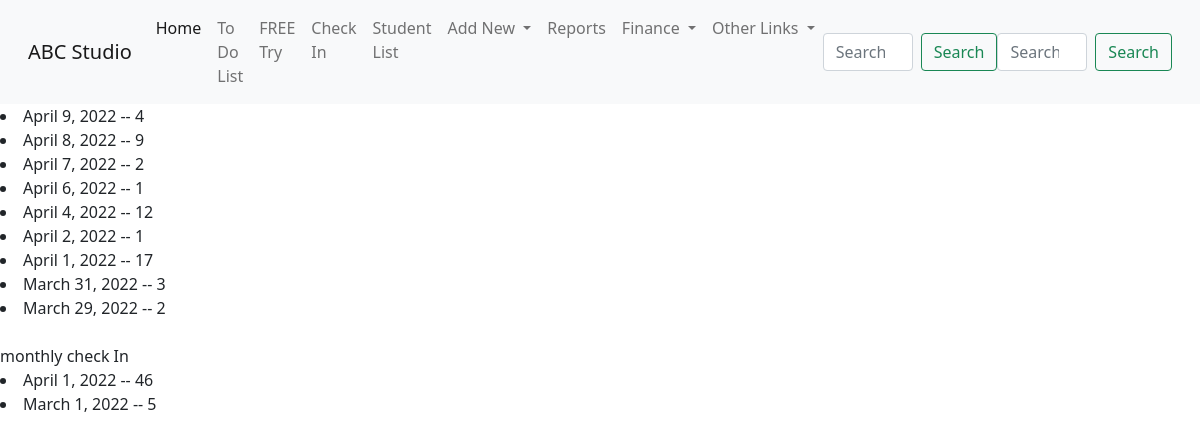
/customerAttendance/, run on the app's committed database.
### student/models.py (models this page shows, shortened)
class checkInData(models.Model):
    checkInSeq = models.AutoField(primary_key=True)
    studentId = models.IntegerField()
    checkIn = models.IntegerField(default=1 , editable=False)
    checkInDate = models.DateField(default=datetime.now , editable=False)

### student/views.py (the view)
# urls.py: path('customerAttendance/',views.customerAttendance , name='customerAttendance'),
def customerAttendance(request):
    totalCheckInMonthly = checkInData.objects.annotate(month = TruncMonth('checkInDate')).values('month').annotate(tCheck = Count('checkInSeq')).order_by('-month')
    checkInTotal = checkInData.objects.values('checkInDate').annotate(countCheck = Count('checkInSeq')).order_by('-checkInDate')
    conte = {'checkInTotal':checkInTotal,'totalCheckInMonthly':totalCheckInMonthly}
    return render(request,'student/checkInReport.html',conte)

### student/templates/student/checkInReport.html (shortened to what this page needs)
{% extends 'student/base.html' %}
{% load static %}
{% block content %}
{% for x in  checkInTotal %}
<li>{{x.checkInDate}} -- {{x.countCheck}}</li>
{% endfor %}
<br>
monthly check In
{% for x in  totalCheckInMonthly %}
<li>{{x.month}} -- {{x.tCheck}}</li>
{% endfor %}
{% endblock  %}

### data on the page
checkInData: checkInDate "April 6, 2022", countCheck "1"
checkInData: checkInDate "April 2, 2022", countCheck "1"
checkInData: checkInDate "April 1, 2022", countCheck "17"
checkInData: checkInDate "March 31, 2022", countCheck "3"
checkInData: checkInDate "March 29, 2022", countCheck "2"

### other printed values
{{ x.checkInDate }} "April 9, 2022" "April 8, 2022" "April 7, 2022" "April 4, 2022"
{{ x.countCheck }} "4" "9" "2" "12"
{{ x.month }} "April 1, 2022" "March 1, 2022"
{{ x.tCheck }} "46" "5"
